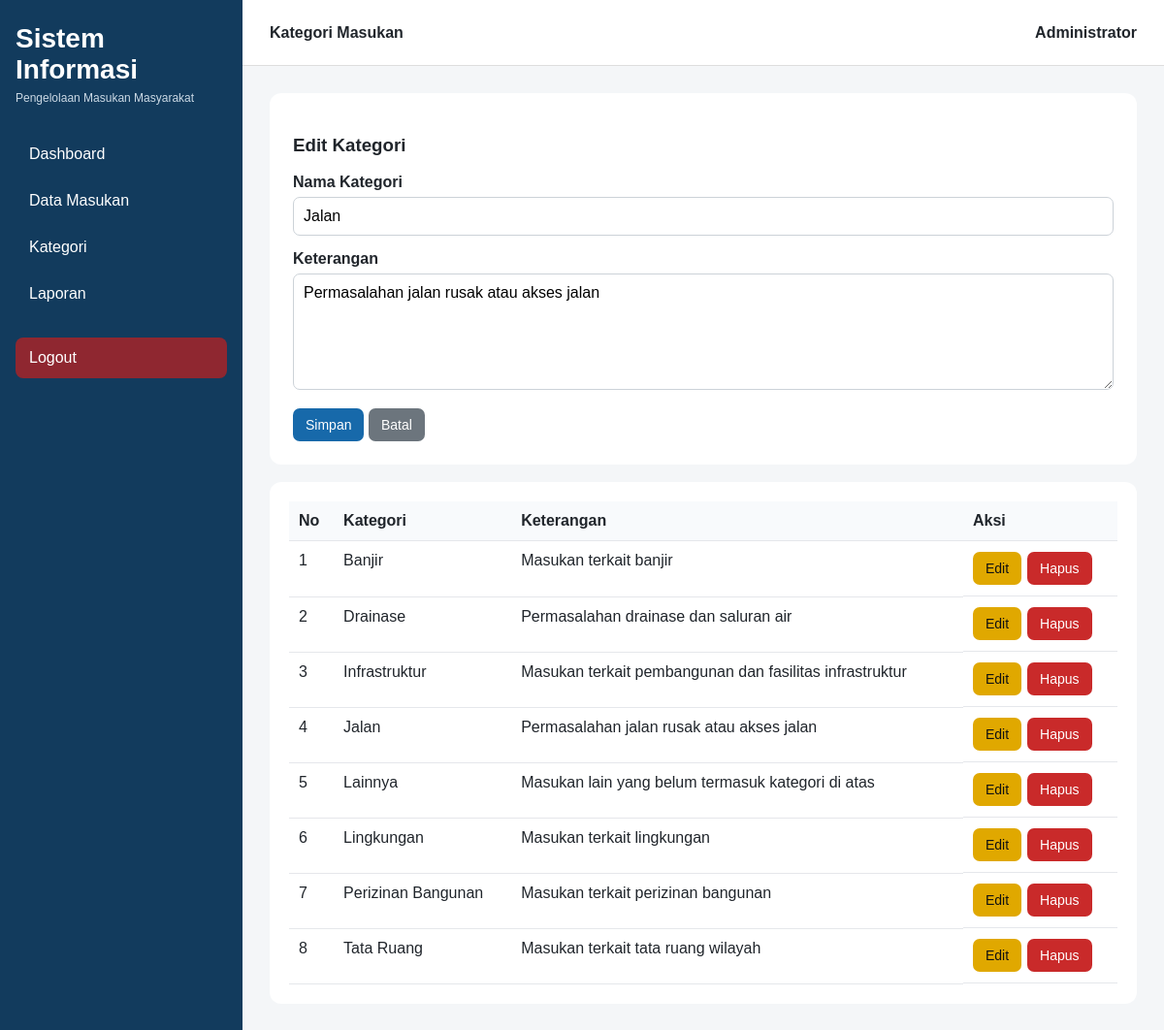
The app's page /kategori.php?edit=2 (signed in) with its own data.
### tables this page shows
CREATE TABLE kategori (
    id INT AUTO_INCREMENT PRIMARY KEY,
    nama_kategori VARCHAR(100) NOT NULL UNIQUE,
    keterangan TEXT NULL,
    created_at TIMESTAMP DEFAULT CURRENT_TIMESTAMP
);

### config/auth.php (called while the page is built, shortened)
<?php
function e($value): string {
    return htmlspecialchars((string)$value, ENT_QUOTES, 'UTF-8');
}
?>

### kategori.php (the view, shortened to what this page needs)
<?php
require_once 'config/database.php';
require_once 'partials/header.php';
$edit=null;
if(isset($_GET['edit'])) {
    $stmt=$pdo->prepare("SELECT * FROM kategori WHERE id=?"); $stmt->execute([(int)$_GET['edit']]); $edit=$stmt->fetch();
}
$data=$pdo->query("SELECT * FROM kategori ORDER BY nama_kategori")->fetchAll();
?>
<div class="form-card">
<h3><?= $edit ? 'Edit Kategori' : 'Tambah Kategori' ?></h3>
<form method="post">
<div class="field"><label>Nama Kategori</label><input name="nama_kategori" required value="<?= e($edit['nama_kategori'] ?? '') ?>"></div>
<div class="field"><label>Keterangan</label><textarea name="keterangan"><?= e($edit['keterangan'] ?? '') ?></textarea></div>
<button class="btn btn-primary">Simpan</button>
<?php if($edit): ?><a class="btn btn-secondary" href="kategori.php">Batal</a><?php endif; ?>
</form>
</div>
<br>
<div class="table-wrap"><table class="table"><thead><tr><th>No</th><th>Kategori</th><th>Keterangan</th><th>Aksi</th></tr></thead><tbody>
<?php foreach($data as $i=>$r): ?><tr><td><?= $i+1 ?></td><td><?= e($r['nama_kategori']) ?></td><td><?= e($r['keterangan']) ?></td><td class="actions"><a class="btn btn-warning" href="?edit=<?= $r['id'] ?>">Edit</a><a class="btn btn-danger" href="?hapus=<?= $r['id'] ?>" onclick="return confirm('Hapus kategori ini?')">Hapus</a></td></tr><?php endforeach; ?>
</tbody></table></div>
<?php require_once 'partials/footer.php'; ?>

### assets/style.css (style rules this page uses)
* { box-sizing:border-box }
body { margin:0;font-family:Arial,Helvetica,sans-serif;background:#f4f6f8;color:#20252b }
.table-wrap { background:#fff;border-radius:12px;padding:20px;overflow:auto }
.table { width:100%;border-collapse:collapse }
.table th,.table td { border-bottom:1px solid #e5e7eb;padding:11px 10px;text-align:left;vertical-align:top }
.table th { background:#f8fafc }
.btn { display:inline-block;border:0;border-radius:7px;padding:9px 13px;text-decoration:none;cursor:pointer;font-size:14px }
.btn-primary { background:#1769aa;color:#fff }
.btn-warning { background:#e0a800;color:#111 }
.btn-danger { background:#c92a2a;color:#fff }
.btn-secondary { background:#6c757d;color:#fff }
.actions { display:flex;gap:6px;flex-wrap:wrap }
.form-card { background:#fff;border-radius:12px;padding:24px;max-width:1000px }
.field { margin-bottom:15px }
.field label { display:block;font-weight:600;margin-bottom:6px }
.field input,.field select,.field textarea { width:100%;padding:10px;border:1px solid #ccd2d8;border-radius:7px;font:inherit }
.field textarea { min-height:120px;resize:vertical }

### records on screen
kategori: nama_kategori "Jalan", keterangan "Permasalahan jalan rusak atau akses jalan"
kategori: nama_kategori "Banjir", keterangan "Masukan terkait banjir"
kategori: nama_kategori "Drainase", keterangan "Permasalahan drainase dan saluran air"
kategori: nama_kategori "Infrastruktur", keterangan "Masukan terkait pembangunan dan fasilitas infrastruktur"
kategori: nama_kategori "Lainnya", keterangan "Masukan lain yang belum termasuk kategori di atas"
kategori: nama_kategori "Lingkungan", keterangan "Masukan terkait lingkungan"
kategori: nama_kategori "Perizinan Bangunan", keterangan "Masukan terkait perizinan bangunan"
kategori: nama_kategori "Tata Ruang", keterangan "Masukan terkait tata ruang wilayah"

### other values on screen
$page_title "Kategori Masukan"
$_SESSION['nama'] "Administrator"
